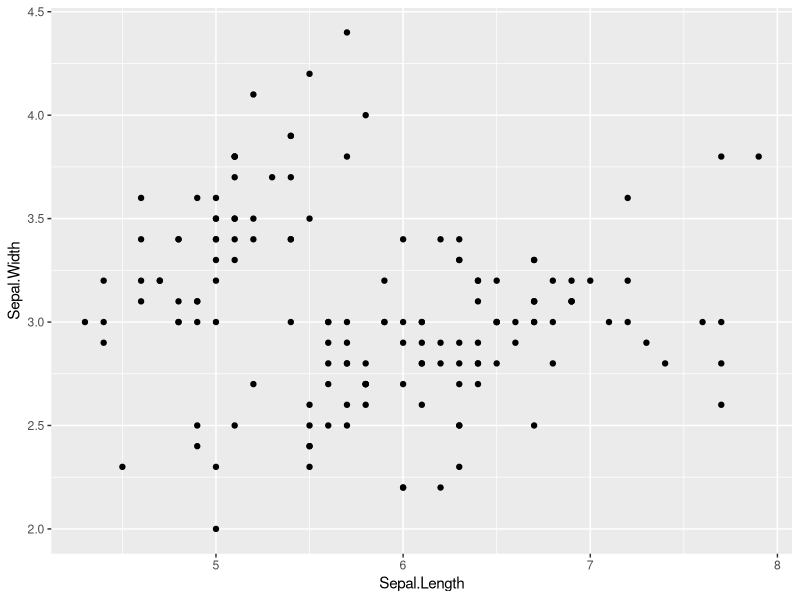
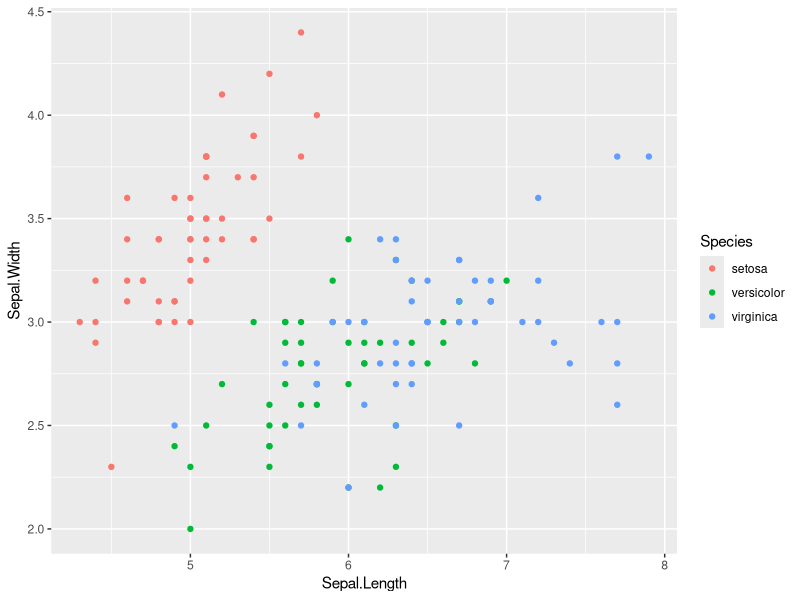
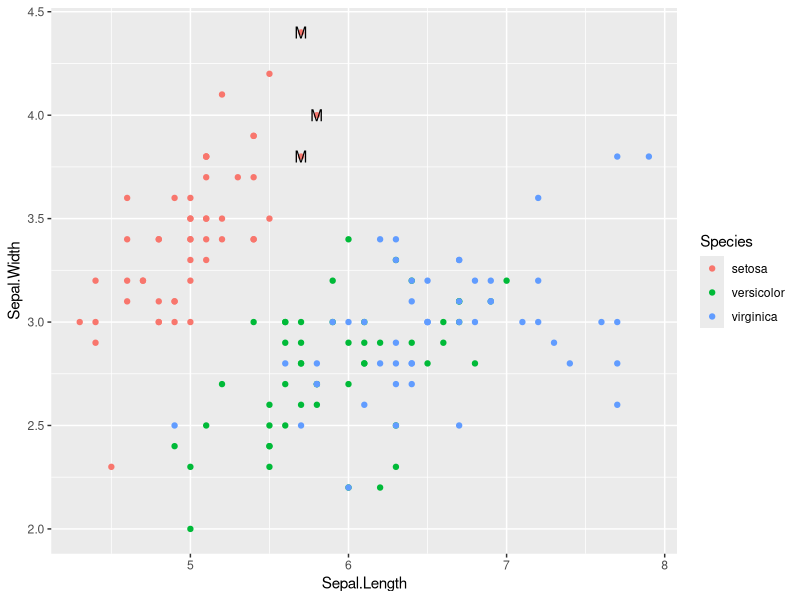

Write the R code that produced these figures, in order.
## ---- chunk 1
library(ggplot2)

data(iris)
head(iris)
## ---- chunk 2
ggplot(iris, aes(x=Sepal.Length, y=Sepal.Width)) + 
    geom_point()
## ---- chunk 3
ggplot(iris, aes(x=Sepal.Length, y=Sepal.Width)) + 
    geom_point(aes(color=Species))
## ---- chunk 4
iris$Mark <- ifelse(iris$Species == "setosa" & iris$Sepal.Length > 5.5, 
                    "M", "")

ggplot(iris, aes(x=Sepal.Length, y=Sepal.Width)) + 
  geom_point(aes(color=Species)) +
  geom_text(aes(label=Mark))
